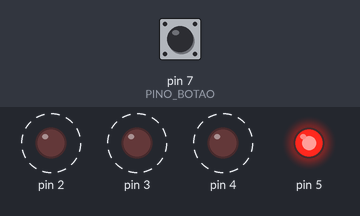
The sketch below on a simulated Arduino Uno, built with avr-gcc and run on an emulated ATmega328P. On the bench: output pins drawn as LEDs (lit = HIGH). Dashed ring = blinking. The inputs (shaded band) are chosen by the test bench; at power-on: pin 7 (PINO_BOTAO) HIGH.

Above: at 0.7 s.
1.5 s: pin 7 (PINO_BOTAO) pulled LOW for 0.25 s
At 2.15 s:
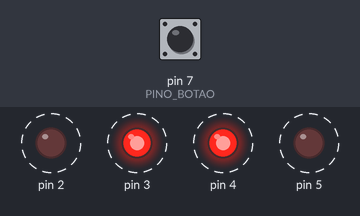
4.5 s: pin 7 (PINO_BOTAO) pulled LOW for 1 s
At 5.12 s:
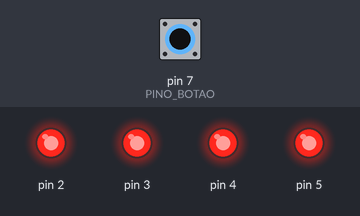
At 6.05 s:
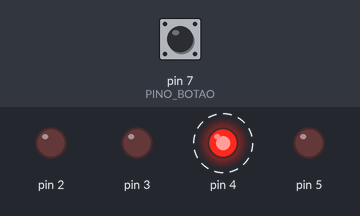
7.5 s: pin 7 (PINO_BOTAO) pulled LOW for 3.2 s
Timing chart, 0 to 18.2 s (numbered marks = the images above; inputs shaded):
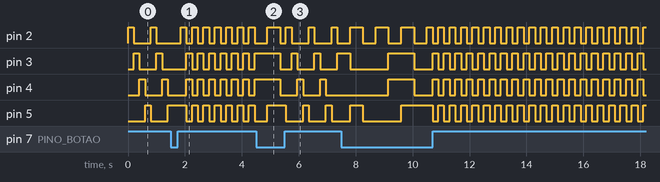

Measured:
- after the input at 1.5 s, pin 2: alternates HIGH for 0.20 s and LOW for 0.20 s, starting after 0.35 s; pin 3–5: alternates HIGH for 0.20 s and LOW for 0.20 s, starting after 0.55 s
- after the input at 4.5 s, pin 4: alternates HIGH for 0.20 s and LOW for 0.60 s, starting after 0.85 s
- by itself, pin 2–4: alternates HIGH for 0.20 s and LOW for 0.60 s

The sketch:

aula32_nivel3.ino
```cpp
// Aula 32 – Nível 3: Animações escolhidas pelo botão
// Matriz 3D: animação, quadro, LED. O botão troca a animação
#include <Arduino.h>                                            // funções do Arduino (pinMode, digitalWrite, delay...)
#define PINO_BOTAO 7                                            // botão no pino 7
const byte ANIM[3][4][4] = {                                    // 3 animações × 4 quadros × 4 LEDs
  {{1, 0, 0, 0}, {0, 1, 0, 0}, {0, 0, 1, 0}, {0, 0, 0, 1}},     // corrida
  {{1, 0, 0, 1}, {0, 1, 1, 0}, {1, 0, 0, 1}, {0, 1, 1, 0}},     // vai e vem
  {{1, 1, 1, 1}, {0, 0, 0, 0}, {1, 1, 1, 1}, {0, 0, 0, 0}}};    // pisca tudo
int atual = 0;                                                  // animação escolhida

void setup() {                                                  // roda uma vez, quando a placa liga
  pinMode(PINO_BOTAO, INPUT_PULLUP);                            // PINO_BOTAO como entrada com pull-up interno
  for (int p = 2; p <= 5; p++) pinMode(p, OUTPUT);              // pinos 2 a 5 como saída
}

void loop() {                                                   // repete para sempre
  for (int q = 0; q < 4; q++) {                                 // percorre os 4 quadros
    for (int l = 0; l < 4; l++) digitalWrite(2 + l, ANIM[atual][q][l]);   // mostra o quadro nos 4 LEDs
    delay(200);                                                 // espera 200 ms
    if (digitalRead(PINO_BOTAO) == LOW) {          // troca a animação
      atual = (atual + 1) % 3;                                  // próxima animação (volta à primeira depois da terceira)
      delay(250);                                               // espera 250 ms
    }
  }
}
```
